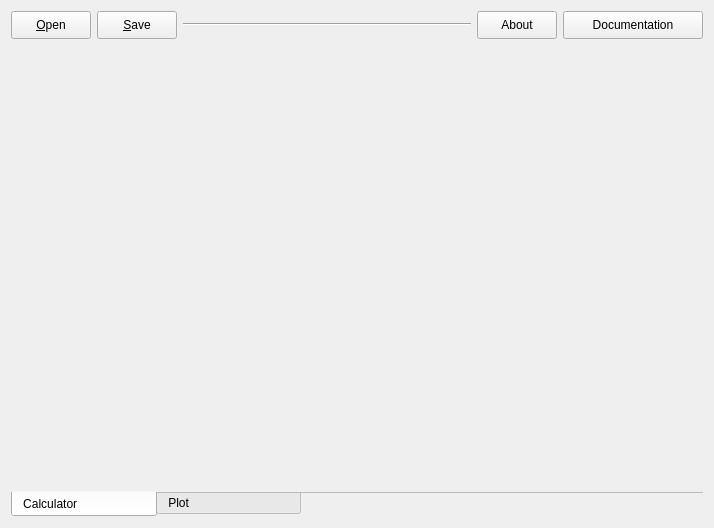
<?xml version="1.0" encoding="UTF-8"?>
<ui version="4.0">
 <class>Form</class>
 <widget class="QWidget" name="Form">
  <property name="geometry">
   <rect>
    <x>0</x>
    <y>0</y>
    <width>714</width>
    <height>528</height>
   </rect>
  </property>
  <property name="font">
   <font>
    <kerning>true</kerning>
   </font>
  </property>
  <property name="windowTitle">
   <string>ECCW</string>
  </property>
  <property name="windowIcon">
   <iconset resource="../../images/ressources.qrc">
    <normaloff>:/icons/icon_eccw.svg</normaloff>:/icons/icon_eccw.svg</iconset>
  </property>
  <layout class="QVBoxLayout" name="verticalLayout_18">
   <item>
    <layout class="QHBoxLayout" name="horizontalLayout_topmenu">
     <property name="sizeConstraint">
      <enum>QLayout::SetMinimumSize</enum>
     </property>
     <item>
      <widget class="QPushButton" name="pushButton_Open">
       <property name="minimumSize">
        <size>
         <width>80</width>
         <height>28</height>
        </size>
       </property>
       <property name="maximumSize">
        <size>
         <width>80</width>
         <height>28</height>
        </size>
       </property>
       <property name="baseSize">
        <size>
         <width>80</width>
         <height>28</height>
        </size>
       </property>
       <property name="toolTip">
        <string>Open previously saved session (Crtl+O)</string>
       </property>
       <property name="text">
        <string>&amp;Open</string>
       </property>
       <property name="icon">
        <iconset resource="../../images/ressources.qrc">
         <normaloff>:/buttons/button_open.png</normaloff>:/buttons/button_open.png</iconset>
       </property>
       <property name="iconSize">
        <size>
         <width>20</width>
         <height>20</height>
        </size>
       </property>
       <property name="shortcut">
        <string>Ctrl+O</string>
       </property>
      </widget>
     </item>
     <item>
      <widget class="QPushButton" name="pushButton_Save">
       <property name="minimumSize">
        <size>
         <width>80</width>
         <height>28</height>
        </size>
       </property>
       <property name="maximumSize">
        <size>
         <width>80</width>
         <height>28</height>
        </size>
       </property>
       <property name="baseSize">
        <size>
         <width>80</width>
         <height>28</height>
        </size>
       </property>
       <property name="toolTip">
        <string>Save current session (Crtl+S)</string>
       </property>
       <property name="text">
        <string>&amp;Save</string>
       </property>
       <property name="icon">
        <iconset resource="../../images/ressources.qrc">
         <normaloff>:/buttons/button_save.png</normaloff>:/buttons/button_save.png</iconset>
       </property>
       <property name="iconSize">
        <size>
         <width>20</width>
         <height>20</height>
        </size>
       </property>
       <property name="shortcut">
        <string>Ctrl+S</string>
       </property>
      </widget>
     </item>
     <item>
      <widget class="Line" name="line_2">
       <property name="sizePolicy">
        <sizepolicy hsizetype="Expanding" vsizetype="Fixed">
         <horstretch>0</horstretch>
         <verstretch>0</verstretch>
        </sizepolicy>
       </property>
       <property name="orientation">
        <enum>Qt::Horizontal</enum>
       </property>
      </widget>
     </item>
     <item>
      <widget class="QPushButton" name="pushButton_About">
       <property name="minimumSize">
        <size>
         <width>80</width>
         <height>28</height>
        </size>
       </property>
       <property name="maximumSize">
        <size>
         <width>80</width>
         <height>28</height>
        </size>
       </property>
       <property name="baseSize">
        <size>
         <width>80</width>
         <height>28</height>
        </size>
       </property>
       <property name="toolTip">
        <string>About ECCW software</string>
       </property>
       <property name="text">
        <string>About</string>
       </property>
       <property name="icon">
        <iconset resource="../../images/ressources.qrc">
         <normaloff>:/buttons/button_about.png</normaloff>:/buttons/button_about.png</iconset>
       </property>
       <property name="iconSize">
        <size>
         <width>20</width>
         <height>20</height>
        </size>
       </property>
      </widget>
     </item>
     <item>
      <widget class="QPushButton" name="pushButton_Documentation">
       <property name="minimumSize">
        <size>
         <width>140</width>
         <height>28</height>
        </size>
       </property>
       <property name="maximumSize">
        <size>
         <width>140</width>
         <height>28</height>
        </size>
       </property>
       <property name="baseSize">
        <size>
         <width>140</width>
         <height>28</height>
        </size>
       </property>
       <property name="toolTip">
        <string>Display pdf fulll documentation</string>
       </property>
       <property name="text">
        <string>Documentation</string>
       </property>
       <property name="icon">
        <iconset resource="../../images/ressources.qrc">
         <normaloff>:/buttons/button_documentation.png</normaloff>:/buttons/button_documentation.png</iconset>
       </property>
       <property name="iconSize">
        <size>
         <width>20</width>
         <height>20</height>
        </size>
       </property>
      </widget>
     </item>
    </layout>
   </item>
   <item>
    <widget class="QTabWidget" name="tabWidget_main">
     <property name="sizePolicy">
      <sizepolicy hsizetype="Minimum" vsizetype="Expanding">
       <horstretch>0</horstretch>
       <verstretch>0</verstretch>
      </sizepolicy>
     </property>
     <property name="font">
      <font>
       <weight>50</weight>
       <bold>false</bold>
      </font>
     </property>
     <property name="contextMenuPolicy">
      <enum>Qt::DefaultContextMenu</enum>
     </property>
     <property name="autoFillBackground">
      <bool>true</bool>
     </property>
     <property name="tabPosition">
      <enum>QTabWidget::South</enum>
     </property>
     <property name="tabShape">
      <enum>QTabWidget::Rounded</enum>
     </property>
     <property name="currentIndex">
      <number>0</number>
     </property>
     <property name="iconSize">
      <size>
       <width>20</width>
       <height>20</height>
      </size>
     </property>
     <property name="elideMode">
      <enum>Qt::ElideLeft</enum>
     </property>
     <property name="documentMode">
      <bool>true</bool>
     </property>
     <property name="tabsClosable">
      <bool>false</bool>
     </property>
     <widget class="QWidget" name="tab_calculator">
      <property name="autoFillBackground">
       <bool>true</bool>
      </property>
      <attribute name="icon">
       <iconset resource="../../images/ressources.qrc">
        <normaloff>:/tabs/tab_calculate.png</normaloff>:/tabs/tab_calculate.png</iconset>
      </attribute>
      <attribute name="title">
       <string>Calculator                    </string>
      </attribute>
     </widget>
     <widget class="QWidget" name="tab_plot">
      <property name="autoFillBackground">
       <bool>true</bool>
      </property>
      <attribute name="icon">
       <iconset resource="../../images/ressources.qrc">
        <normaloff>:/tabs/tab_plot.png</normaloff>:/tabs/tab_plot.png</iconset>
      </attribute>
      <attribute name="title">
       <string>Plot                              </string>
      </attribute>
     </widget>
    </widget>
   </item>
  </layout>
 </widget>
 <resources>
  <include location="../../images/ressources.qrc"/>
 </resources>
 <connections/>
</ui>
